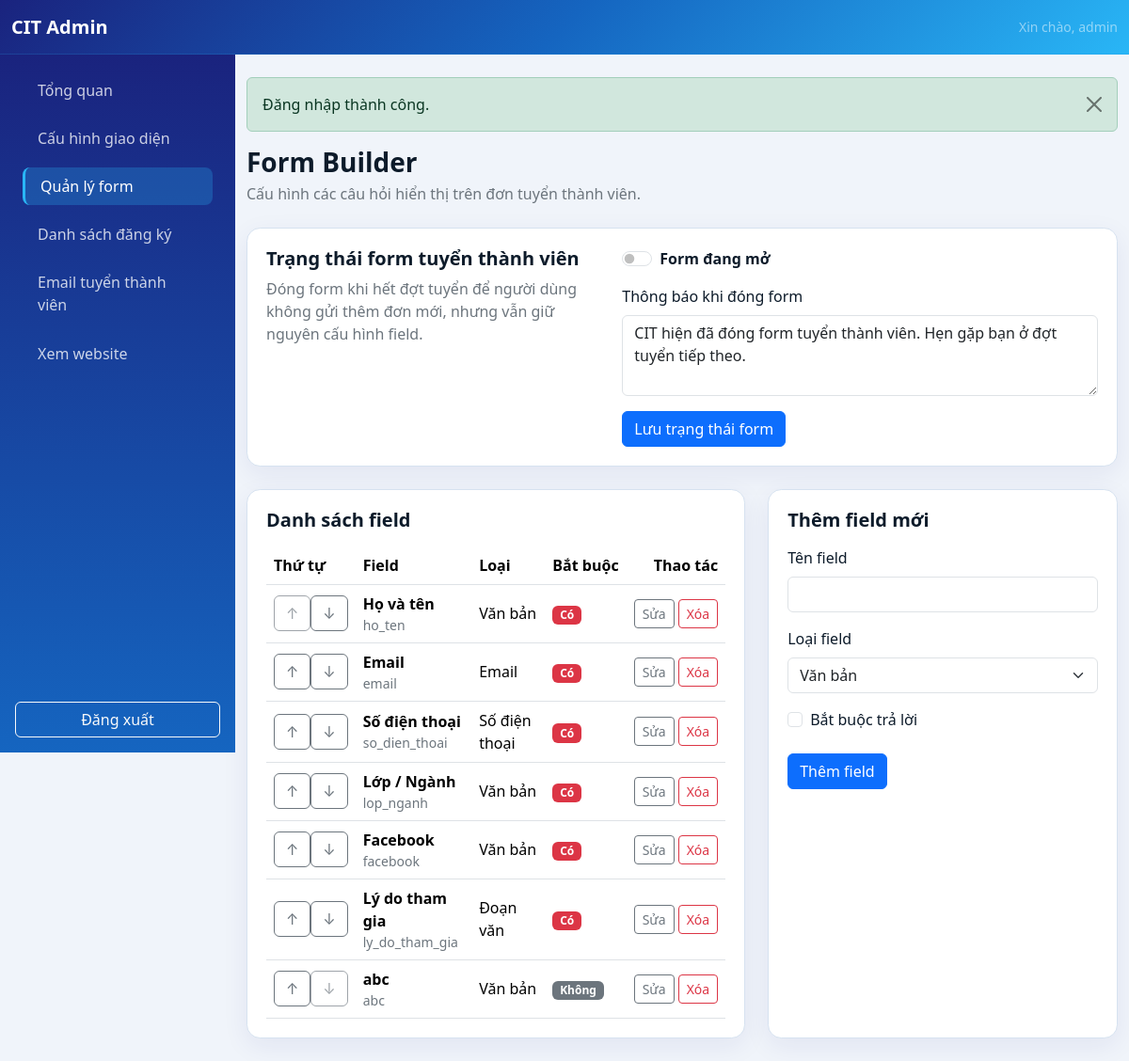
Page /admin/form-builder.php (signed in) on the committed database.
### tables this page shows
CREATE TABLE `form_fields` (
  `id` int unsigned NOT NULL AUTO_INCREMENT,
  `field_label` varchar(150) NOT NULL,
  `field_name` varchar(64) NOT NULL,
  `field_type` enum('text','email','phone','textarea','dropdown','radio','checkbox') NOT NULL,
  `options` text,
  `is_required` tinyint(1) NOT NULL DEFAULT '0',
  `sort_order` int unsigned NOT NULL DEFAULT '0',
  PRIMARY KEY (`id`),
  UNIQUE KEY `field_name` (`field_name`),
  KEY `idx_form_fields_sort_order` (`sort_order`,`id`)
);

### includes/editable.php (called while the page is built, shortened)
<?php
function editable_contents(): array
{
    $cacheFile = __DIR__ . '/../cache/page-contents.php';
    require_once __DIR__ . '/db.php';
    $stmt = db()->query('SELECT content_key, content_value FROM page_contents');
    $contents = [];
    foreach ($stmt as $row) {
        $contents[(string) $row['content_key']] = (string) $row['content_value'];
    }
    return $contents;
}

### includes/db.php (called while the page is built, shortened)
<?php
function db(): PDO
{
    static $pdo = null;
    if ($pdo instanceof PDO) {
        return $pdo;
    }
    $dbHost = getenv('DB_HOST') ?: '127.0.0.1';
    $dbPort = getenv('DB_PORT') ?: '3306';
    $dbName = getenv('DB_NAME') ?: 'club_management';
    $dbUser = getenv('DB_USER') ?: 'root';
    $dbPass = getenv('DB_PASS') ?: 'Cit@2026';
    $options = [
        PDO::ATTR_ERRMODE => PDO::ERRMODE_EXCEPTION,
        PDO::ATTR_DEFAULT_FETCH_MODE => PDO::FETCH_ASSOC,
        PDO::ATTR_EMULATE_PREPARES => false,
        PDO::ATTR_TIMEOUT => 5,
    ];
    if (defined('Pdo\Mysql::ATTR_INIT_COMMAND')) {
        $options[Pdo\Mysql::ATTR_INIT_COMMAND] = "SET SESSION sql_mode='STRICT_TRANS_TABLES,ERROR_FOR_DIVISION_BY_ZERO,NO_ENGINE_SUBSTITUTION'";
    } elseif (defined('PDO::MYSQL_ATTR_INIT_COMMAND')) {
        $options[PDO::MYSQL_ATTR_INIT_COMMAND] = "SET SESSION sql_mode='STRICT_TRANS_TABLES,ERROR_FOR_DIVISION_BY_ZERO,NO_ENGINE_SUBSTITUTION'";
    }
    try {
        $pdo = new PDO(
            "mysql:host={$dbHost};port={$dbPort};dbname={$dbName};charset=utf8mb4;connect_timeout=5",
            $dbUser,
            $dbPass,
            $options
        );
    } catch (PDOException $exception) {
        error_log('Database connection failed: ' . $exception->getMessage());
        http_response_code(500);
        exit('Không thể kết nối cơ sở dữ liệu. Vui lòng kiểm tra cấu hình.');
    }
    return $pdo;
}
class LazyPDO
{
    private ?PDO $instance = null;
    private function getPDO(): PDO
    {
        if ($this->instance === null) {
            $this->instance = db();
        }
        return $this->instance;
    }
    public function query(string $query, ?int $fetchMode = null, mixed ...$fetchModeArgs): PDOStatement|false
    {
        return $this->getPDO()->query($query, $fetchMode, ...$fetchModeArgs);
    }
}
$pdo = new LazyPDO();

### includes/helpers.php (called while the page is built, shortened)
<?php
function write_php_cache(string $file, mixed $value): bool
{
    $directory = dirname($file);
    $temporary = tempnam($directory, '.cache-');
    $contents = '<?php return ' . var_export($value, true) . ';' . PHP_EOL;
    $written = file_put_contents($temporary, $contents, LOCK_EX) !== false;
    if ($written) {
        $written = @rename($temporary, $file);
    }
    return $written;
}
function render_component(string $component, array $props = []): void
{
    $component = preg_replace('/[^a-zA-Z0-9_\/\\-]+/', '', $component);
    $componentPath = __DIR__ . '/components/' . str_replace(['\\', '/'], DIRECTORY_SEPARATOR, $component) . '.php';
    extract($props, EXTR_SKIP);
    require $componentPath;
}

### config.php (called while the page is built, shortened)
<?php
require_once __DIR__ . '/includes/helpers.php';
function e(?string $value): string
{
    return htmlspecialchars($value ?? '', ENT_QUOTES | ENT_SUBSTITUTE, 'UTF-8');
}

### includes/components/admin/form-builder-row.php (the view, shortened to what this page needs)
<?php
$fieldTypeLabels = [
    'text' => 'Văn bản',
    'email' => 'Email',
    'phone' => 'Số điện thoại',
    'textarea' => 'Đoạn văn',
    'dropdown' => 'Danh sách thả xuống',
    'radio' => 'Chọn một',
    'checkbox' => 'Chọn nhiều',
];
?>
<tr>
    <td>
        <div class="btn-group btn-group-sm" aria-label="Sắp xếp <?= e((string) $field['field_label']) ?>">
            <form method="post" action="form-builder.php">
                <button class="btn btn-outline-secondary" type="submit" <?= $index === 0 ? 'disabled' : '' ?> aria-label="Đưa lên">↑</button>
            </form>
            <form method="post" action="form-builder.php">
                <button class="btn btn-outline-secondary" type="submit" <?= $index === $totalFields - 1 ? 'disabled' : '' ?> aria-label="Đưa xuống">↓</button>
            </form>
        </div>
    </td>
    <td>
        <strong><?= e((string) $field['field_label']) ?></strong>
        <small class="d-block text-secondary"><?= e((string) $field['field_name']) ?></small>
    </td>
    <td><?= e($fieldTypeLabels[(string) $field['field_type']] ?? (string) $field['field_type']) ?></td>
    <td>
        <?= (int) $field['is_required']
            ? '<span class="badge text-bg-danger">Có</span>'
            : '<span class="badge text-bg-secondary">Không</span>' ?>
    </td>
    <td class="text-end">
        <?php render_component('admin/table-actions', [
            'actions' => [
                'edit' => [
                    'url' => 'form-builder.php?edit=' . (int) $field['id'],
                    'label' => 'Sửa'
                ],
                'delete' => [
                    'action' => 'form-builder.php',
                    'field_name' => 'field_id',
                    'field_value' => (int) $field['id'],
                    'confirm' => 'Xóa field này? Các câu trả lời liên quan cũng sẽ bị xóa.'
                ]
            ]
        ]); ?>
    </td>
</tr>

### admin/form-builder.php (shortened to what this page needs)
<?php
require_once __DIR__ . '/../includes/editable.php';
$formData = ['id' => 0, 'field_label' => '', 'field_type' => 'text', 'options' => '', 'is_required' => 0];
$fields = $pdo->query(
    'SELECT id, field_label, field_name, field_type, options, is_required, sort_order
     FROM form_fields ORDER BY sort_order, id'
)->fetchAll();
$contents = editable_contents();
$isRecruitmentClosed = ($contents['recruitment_form_closed'] ?? '0') === '1';
$closedMessage = $contents['recruitment_closed_message'] ?? 'CIT hiện đã đóng form tuyển thành viên. Hẹn gặp bạn ở đợt tuyển tiếp theo.';
require __DIR__ . '/header.php';
?>
<div class="mb-4"><h1 class="h3 fw-bold mb-1">Form Builder</h1><p class="text-secondary mb-0">Cấu hình các câu hỏi hiển thị trên đơn tuyển thành viên.</p></div>
<section class="content-card mb-4">
    <div class="row g-4 align-items-start">
        <div class="col-lg-5">
            <h2 class="h5 fw-bold mb-2">Trạng thái form tuyển thành viên</h2>
            <p class="text-secondary mb-0">Đóng form khi hết đợt tuyển để người dùng không gửi thêm đơn mới, nhưng vẫn giữ nguyên cấu hình field.</p>
        </div>
        <div class="col-lg-7">
            <form method="post" action="form-builder.php">
                <div class="form-check form-switch mb-3">
                    <input class="form-check-input" type="checkbox" role="switch" id="recruitment_form_closed" name="recruitment_form_closed" value="1" <?= $isRecruitmentClosed ? 'checked' : '' ?>>
                    <label class="form-check-label fw-semibold" for="recruitment_form_closed">
                        <?= $isRecruitmentClosed ? 'Form đang đóng' : 'Form đang mở' ?>
                    </label>
                </div>
                <div class="mb-3">
                    <label class="form-label" for="recruitment_closed_message">Thông báo khi đóng form</label>
                    <textarea class="form-control" id="recruitment_closed_message" name="recruitment_closed_message" rows="3" maxlength="600"><?= e($closedMessage) ?></textarea>
                </div>
                <button class="btn btn-primary" type="submit">Lưu trạng thái form</button>
            </form>
        </div>
    </div>
</section>
<div class="row g-4">
    <div class="col-xl-5 order-xl-2">
        <section class="content-card">
            <h2 class="h5 fw-bold mb-3"><?= $formData['id'] ? 'Sửa field' : 'Thêm field mới' ?></h2>
            <form method="post" action="form-builder.php<?= $formData['id'] ? '?edit=' . (int) $formData['id'] : '' ?>">
                <div class="mb-3">
                    <label class="form-label" for="field_label">Tên field</label>
                    <input class="form-control" id="field_label" name="field_label" value="<?= e($formData['field_label']) ?>" maxlength="150" required>
                </div>
                <div class="mb-3">
                    <label class="form-label" for="field_type">Loại field</label>
                    <select class="form-select" id="field_type" name="field_type" required>
                        <?php foreach (['text'=>'Văn bản','email'=>'Email','phone'=>'Số điện thoại','textarea'=>'Đoạn văn','dropdown'=>'Danh sách thả xuống','radio'=>'Chọn một','checkbox'=>'Chọn nhiều'] as $value => $label): ?>
                            <option value="<?= e($value) ?>" <?= $formData['field_type'] === $value ? 'selected' : '' ?>><?= e($label) ?></option>
                        <?php endforeach; ?>
                    </select>
                </div>
                <div class="form-check mb-4">
                    <input class="form-check-input" type="checkbox" id="is_required" name="is_required" value="1" <?= $formData['is_required'] ? 'checked' : '' ?>>
                    <label class="form-check-label" for="is_required">Bắt buộc trả lời</label>
                </div>
                <div class="d-flex gap-2">
                    <button class="btn btn-primary" type="submit"><?= $formData['id'] ? 'Lưu thay đổi' : 'Thêm field' ?></button>
                </div>
            </form>
        </section>
    </div>
    <div class="col-xl-7 order-xl-1">
        <section class="content-card">
            <h2 class="h5 fw-bold mb-3">Danh sách field</h2>
            <?php if (!$fields): ?><div class="alert alert-info mb-0">Chưa có field nào.</div><?php else: ?>
                <div class="table-responsive">
                    <table class="table align-middle mb-0">
                        <thead><tr><th>Thứ tự</th><th>Field</th><th>Loại</th><th>Bắt buộc</th><th class="text-end">Thao tác</th></tr></thead>
                        <tbody>
                        <?php foreach ($fields as $index => $field): ?>
                            <?php render_component('admin/form-builder-row', [
                                'field' => $field,
                                'index' => $index,
                                'totalFields' => count($fields),
                            ]); ?>
                        <?php endforeach; ?>
                        </tbody>
                    </table>
                </div>
            <?php endif; ?>
        </section>
    </div>
</div>
<?php require __DIR__ . '/footer.php'; ?>

### includes/components/admin/table-actions.php (shortened to what this page needs)
<div class="d-inline-flex gap-1">
    <?php foreach ($actions as $type => $config): ?>
        <?php if ($type === 'delete'): ?>
            <form method="post" action="<?= e((string) $config['action']) ?>" onsubmit="return confirm('<?= e((string) ($config['confirm'] ?? 'Bạn chắc chắn muốn thực hiện thao tác này?')) ?>');">
                <button class="btn btn-sm btn-outline-danger" type="submit"><?= e((string) ($config['label'] ?? 'Xóa')) ?></button>
            </form>
        <?php else: ?>
            <a class="btn btn-sm <?= $type === 'detail' ? 'btn-outline-primary' : 'btn-outline-secondary' ?>" href="<?= e((string) $config['url']) ?>">
                <?= e((string) ($config['label'] ?? ($type === 'detail' ? 'Chi tiết' : 'Sửa'))) ?>
            </a>
        <?php endif; ?>
    <?php endforeach; ?>
</div>

### rows in the picture
form_fields: field_type "Văn bản", field_label "abc", field_name "abc", shows "Không", label "Sửa", label "Xóa"
form_fields: field_label "Họ và tên", field_name "ho_ten", field_type "Văn bản", is_required "Có", label "Sửa", label "Xóa"
form_fields: field_label "Email", field_name "email", field_type "Email", is_required "Có", label "Sửa", label "Xóa"
form_fields: field_label "Số điện thoại", field_name "so_dien_thoai", field_type "Số điện thoại", is_required "Có", label "Sửa", label "Xóa"
form_fields: field_label "Lớp / Ngành", field_name "lop_nganh", field_type "Văn bản", is_required "Có", label "Sửa", label "Xóa"
form_fields: field_label "Facebook", field_name "facebook", field_type "Văn bản", is_required "Có", label "Sửa", label "Xóa"
form_fields: field_label "Lý do tham gia", field_name "ly_do_tham_gia", field_type "Đoạn văn", is_required "Có", label "Sửa", label "Xóa"

### other values in the picture
$_SESSION['admin_username'] "admin"
$flash['message'] "Đăng nhập thành công."
